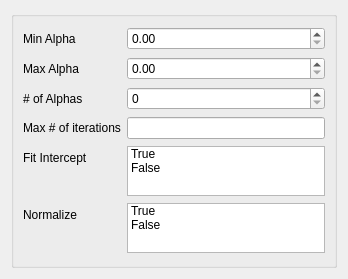
<?xml version="1.0" encoding="UTF-8"?>
<ui version="4.0">
 <class>Form</class>
 <widget class="QWidget" name="Form">
  <property name="geometry">
   <rect>
    <x>0</x>
    <y>0</y>
    <width>348</width>
    <height>279</height>
   </rect>
  </property>
  <property name="sizePolicy">
   <sizepolicy hsizetype="Ignored" vsizetype="Ignored">
    <horstretch>0</horstretch>
    <verstretch>0</verstretch>
   </sizepolicy>
  </property>
  <property name="windowTitle">
   <string>Form</string>
  </property>
  <layout class="QVBoxLayout" name="verticalLayout">
   <item>
    <widget class="QGroupBox" name="formGroupBox">
     <property name="toolTip">
      <string>&lt;html&gt;&lt;head/&gt;&lt;body&gt;&lt;p&gt;Least-angle regression (LARS) is a regression algorithm for high-dimensional data, developed by Bradley Efron, Trevor Hastie, Iain Johnstone and Robert Tibshirani. LARS is similar to forward stepwise regression. At each step, it finds the predictor most correlated with the response. When there are multiple predictors having equal correlation, instead of continuing along the same predictor, it proceeds in a direction equiangular between the predictors.&lt;/p&gt;&lt;p&gt;&lt;span style=&quot; font-weight:600;&quot;&gt;The advantages of LARS are:&lt;/span&gt;&lt;/p&gt;&lt;p&gt;It is numerically efficient in contexts where p &amp;gt;&amp;gt; n (i.e., when the number of dimensions is significantly greater than the number of points)&lt;/p&gt;&lt;p&gt;It is computationally just as fast as forward selection and has the same order of complexity as an ordinary least squares.&lt;/p&gt;&lt;p&gt;It produces a full piecewise linear solution path, which is useful in cross-validation or similar attempts to tune the model.&lt;/p&gt;&lt;p&gt;If two variables are almost equally correlated with the response, then their coefficients should increase at approximately the same rate. The algorithm thus behaves as intuition would expect, and also is more stable.&lt;/p&gt;&lt;p&gt;It is easily modified to produce solutions for other estimators, like the Lasso.&lt;/p&gt;&lt;p&gt;&lt;span style=&quot; font-weight:600;&quot;&gt;The disadvantages of the LARS method include:&lt;/span&gt;&lt;/p&gt;&lt;p&gt;Because LARS is based upon an iterative refitting of the residuals, it would appear to be especially sensitive to the effects of noise. This problem is discussed in detail by Weisberg in the discussion section of the Efron et al. (2004) Annals of Statistics article.&lt;/p&gt;&lt;/body&gt;&lt;/html&gt;</string>
     </property>
     <layout class="QFormLayout" name="formLayout">
      <property name="fieldGrowthPolicy">
       <enum>QFormLayout::AllNonFixedFieldsGrow</enum>
      </property>
      <item row="0" column="0">
       <widget class="QLabel" name="alphaLabel">
        <property name="text">
         <string>Min Alpha</string>
        </property>
       </widget>
      </item>
      <item row="0" column="1">
       <widget class="QDoubleSpinBox" name="minalpha_spin">
        <property name="maximum">
         <double>999999999.000000000000000</double>
        </property>
       </widget>
      </item>
      <item row="1" column="0">
       <widget class="QLabel" name="maxalpha_label">
        <property name="text">
         <string>Max Alpha</string>
        </property>
       </widget>
      </item>
      <item row="1" column="1">
       <widget class="QDoubleSpinBox" name="maxalpha_spin">
        <property name="maximum">
         <double>999999999.000000000000000</double>
        </property>
       </widget>
      </item>
      <item row="2" column="0">
       <widget class="QLabel" name="nalpha_label">
        <property name="toolTip">
         <string extracomment="# of alpha values in a log distribution between the min and max alpha values."/>
        </property>
        <property name="text">
         <string># of Alphas</string>
        </property>
       </widget>
      </item>
      <item row="2" column="1">
       <widget class="QSpinBox" name="nalpha_spin">
        <property name="toolTip">
         <string extracomment="# of alpha values in a log distribution between the min and max alpha values."/>
        </property>
        <property name="maximum">
         <number>999999999</number>
        </property>
       </widget>
      </item>
      <item row="3" column="0">
       <widget class="QLabel" name="max_iterLabel">
        <property name="text">
         <string>Max # of iterations</string>
        </property>
       </widget>
      </item>
      <item row="3" column="1">
       <widget class="QLineEdit" name="max_iterLineEdit"/>
      </item>
      <item row="4" column="0">
       <widget class="QLabel" name="fit_interceptLabel">
        <property name="text">
         <string>Fit Intercept</string>
        </property>
       </widget>
      </item>
      <item row="4" column="1">
       <widget class="QListWidget" name="fit_intercept_list">
        <property name="maximumSize">
         <size>
          <width>16777215</width>
          <height>50</height>
         </size>
        </property>
        <property name="selectionMode">
         <enum>QAbstractItemView::MultiSelection</enum>
        </property>
        <item>
         <property name="text">
          <string>True</string>
         </property>
        </item>
        <item>
         <property name="text">
          <string>False</string>
         </property>
        </item>
       </widget>
      </item>
      <item row="5" column="0">
       <widget class="QLabel" name="normalizeLabel">
        <property name="text">
         <string>Normalize</string>
        </property>
       </widget>
      </item>
      <item row="5" column="1">
       <widget class="QListWidget" name="normalize_list">
        <property name="maximumSize">
         <size>
          <width>16777215</width>
          <height>50</height>
         </size>
        </property>
        <property name="selectionMode">
         <enum>QAbstractItemView::MultiSelection</enum>
        </property>
        <item>
         <property name="text">
          <string>True</string>
         </property>
        </item>
        <item>
         <property name="text">
          <string>False</string>
         </property>
        </item>
       </widget>
      </item>
     </layout>
    </widget>
   </item>
  </layout>
 </widget>
 <resources/>
 <connections/>
</ui>
